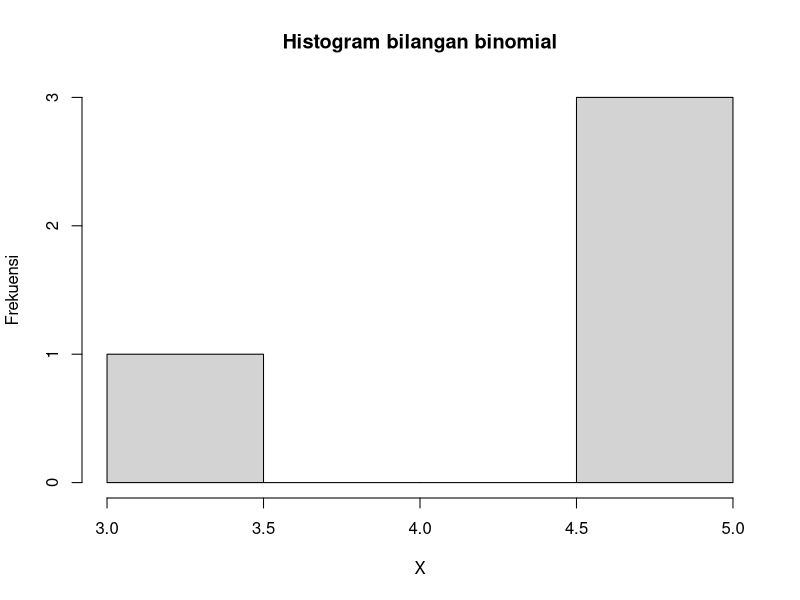

Here is the R script that generated this plot:
# 2a. Peluang terdapat 4 pasien yang sembuh.
n = 20
p = 0.2
x = 4
dbinom(x, n, p)

# 2b. Gambarkan grafik histogram berdasarkan kasus tersebut.
hist(rbinom(x, n, p), xlab = "X", ylab = "Frekuensi", main = "Histogram bilangan binomial")

# 2c. Nilai Rataan dan Varian dari DistribusiBinomial.
rataan = n * (p)
rataan
varian = n * (p) * (1 - (p))
varian